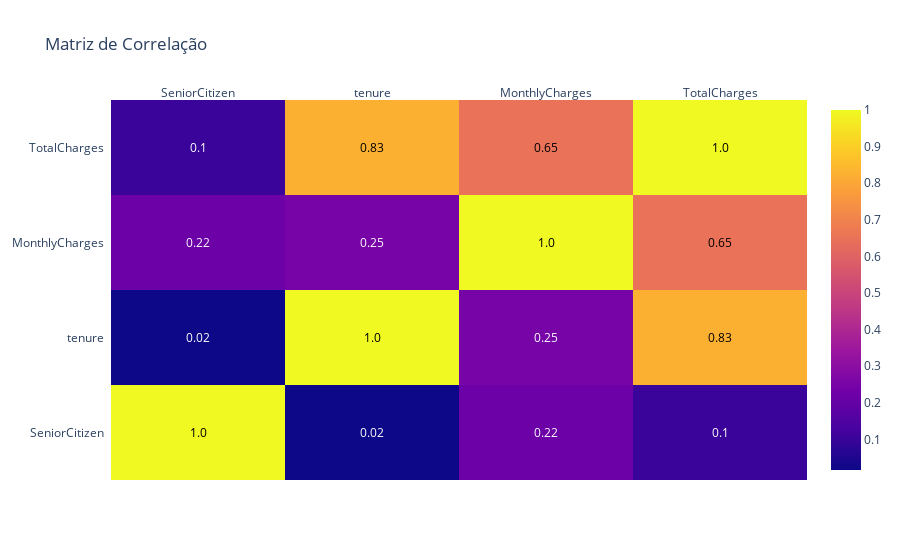

Here is the notebook cell this chart was saved with:
### Markdown cell above
### Analise multivariada

### Code cell
# Selecionar apenas variáveis numéricas
numeric_cols = dados.select_dtypes(include=[np.number]).columns
corr_matrix = dados[numeric_cols].corr()

fig = ff.create_annotated_heatmap(
    z=corr_matrix.values,
    x=corr_matrix.columns.tolist(),
    y=corr_matrix.columns.tolist(),
    annotation_text=corr_matrix.round(2).values,
    showscale=True
)
fig.update_layout(title='Matriz de Correlação')
fig.show()

### Figure 1 — Plotly figure (JSON) as saved in the notebook; plotly's stock layout.template omitted (floating-point values rounded to 4 significant figures)
{"data": [{"colorscale": [[0, "#0d0887"], [0.1111, "#46039f"], [0.2222, "#7201a8"], [0.3333, "#9c179e"], [0.4444, "#bd3786"], [0.5556, "#d8576b"], [0.6667, "#ed7953"], [0.7778, "#fb9f3a"], [0.8889, "#fdca26"], [1, "#f0f921"]], "reversescale": false, "showscale": true, "type": "heatmap", "x": ["SeniorCitizen", "tenure", "MonthlyCharges", "TotalCharges"], "y": ["SeniorCitizen", "tenure", "MonthlyCharges", "TotalCharges"], "z": [[1, 0.01657, 0.2202, 0.1024], [0.01657, 1, 0.2479, 0.8259], [0.2202, 0.2479, 1, 0.6511], [0.1024, 0.8259, 0.6511, 1]]}], "layout": {"annotations": [{"font": {"color": "#000000"}, "showarrow": false, "text": "1.0", "x": "SeniorCitizen", "xref": "x", "y": "SeniorCitizen", "yref": "y"}, {"font": {"color": "#FFFFFF"}, "showarrow": false, "text": "0.02", "x": "tenure", "xref": "x", "y": "SeniorCitizen", "yref": "y"}, {"font": {"color": "#FFFFFF"}, "showarrow": false, "text": "0.22", "x": "MonthlyCharges", "xref": "x", "y": "SeniorCitizen", "yref": "y"}, {"font": {"color": "#FFFFFF"}, "showarrow": false, "text": "0.1", "x": "TotalCharges", "xref": "x", "y": "SeniorCitizen", "yref": "y"}, {"font": {"color": "#FFFFFF"}, "showarrow": false, "text": "0.02", "x": "SeniorCitizen", "xref": "x", "y": "tenure", "yref": "y"}, {"font": {"color": "#000000"}, "showarrow": false, "text": "1.0", "x": "tenure", "xref": "x", "y": "tenure", "yref": "y"}, {"font": {"color": "#FFFFFF"}, "showarrow": false, "text": "0.25", "x": "MonthlyCharges", "xref": "x", "y": "tenure", "yref": "y"}, {"font": {"color": "#000000"}, "showarrow": false, "text": "0.83", "x": "TotalCharges", "xref": "x", "y": "tenure", "yref": "y"}, {"font": {"color": "#FFFFFF"}, "showarrow": false, "text": "0.22", "x": "SeniorCitizen", "xref": "x", "y": "MonthlyCharges", "yref": "y"}, {"font": {"color": "#FFFFFF"}, "showarrow": false, "text": "0.25", "x": "tenure", "xref": "x", "y": "MonthlyCharges", "yref": "y"}, {"font": {"color": "#000000"}, "showarrow": false, "text": "1.0", "x": "MonthlyCharges", "xref": "x", "y": "MonthlyCharges", "yref": "y"}, {"font": {"color": "#000000"}, "showarrow": false, "text": "0.65", "x": "TotalCharges", "xref": "x", "y": "MonthlyCharges", "yref": "y"}, {"font": {"color": "#FFFFFF"}, "showarrow": false, "text": "0.1", "x": "SeniorCitizen", "xref": "x", "y": "TotalCharges", "yref": "y"}, {"font": {"color": "#000000"}, "showarrow": false, "text": "0.83", "x": "tenure", "xref": "x", "y": "TotalCharges", "yref": "y"}, {"font": {"color": "#000000"}, "showarrow": false, "text": "0.65", "x": "MonthlyCharges", "xref": "x", "y": "TotalCharges", "yref": "y"}, {"font": {"color": "#000000"}, "showarrow": false, "text": "1.0", "x": "TotalCharges", "xref": "x", "y": "TotalCharges", "yref": "y"}], "title": {"text": "Matriz de Correlação"}, "xaxis": {"dtick": 1, "gridcolor": "rgb(0, 0, 0)", "side": "top", "ticks": ""}, "yaxis": {"dtick": 1, "ticks": "", "ticksuffix": "  "}}}
